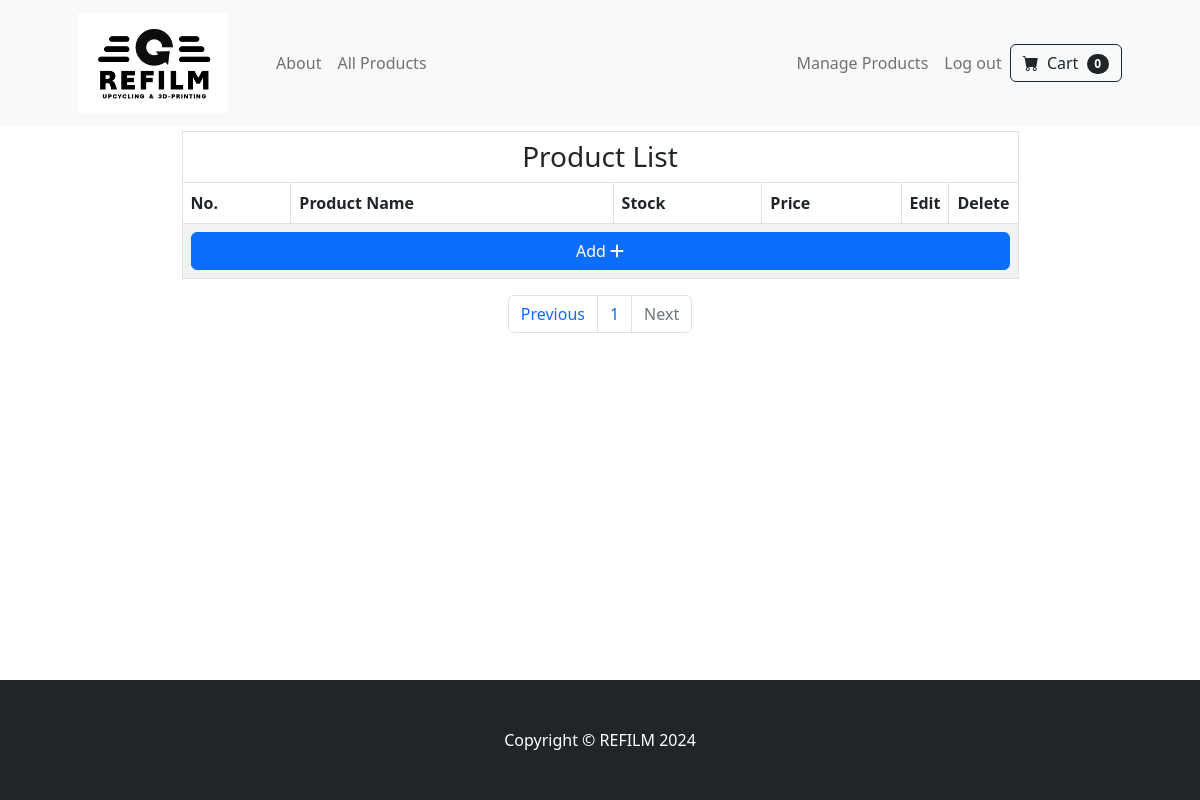
Before: /manage?page=2 (signed in) with the older database file.
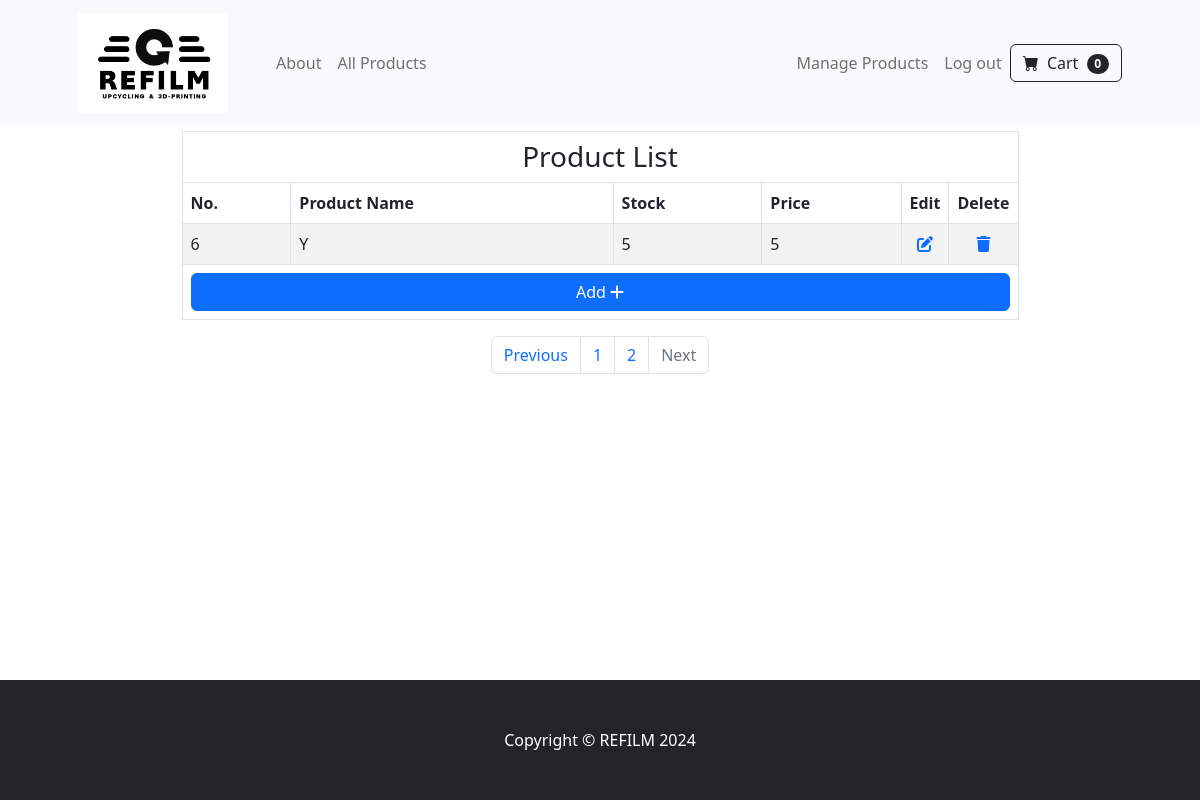
After: the same page with the newer database file.
### tables this page shows
CREATE TABLE products (id INTEGER PRIMARY KEY AUTOINCREMENT NOT NULL, productname TEXT NOT NULL, quantity INTEGER NOT NULL, price INTEGER NOT NULL);

### app.py (the view)
@app.route('/manage')
@login_required
def manage():
    page = int(request.args.get('page', 1))
    product_id = db.execute("SELECT id FROM products")
    product_name = db.execute("SELECT productname FROM products")
    quantity = db.execute("SELECT quantity FROM products")
    price = db.execute("SELECT price FROM products")
    length = len(product_id)
    products = []
    for i in range(length):
        products.append({"index": i + 1, "product_name": product_name[i]["productname"], "quantity": quantity[i]["quantity"], "price": price[i]["price"], "product_id":int(product_id[i]["id"])})
    start = (page - 1) * PER_PAGE
    end = start + PER_PAGE
    products = products[start:end]
    pagination_links = []
    total_pages = (length // PER_PAGE) + (length % PER_PAGE > 0)
    for num in range(1, total_pages + 1):
        link = url_for('manage', page=num)  # Generate URL for each page
        pagination_links.append(link)
    return render_template("manage.html", products=products, pagination_links=pagination_links, page=page)

### helpers.py (called while the page is built)
def login_required(f):
    @wraps(f)
    def decorated_function(*args, **kwargs):
        if session.get("user_id") is None:
            return redirect("/login")
        return f(*args, **kwargs)
    return decorated_function

### templates/manage.html (shortened to what this page needs)
{% extends "layout.html" %}
{% block content %}
    <div class="container">
        <table class="table table-striped table-bordered mx-auto" style="width : 75%; height:fit-content; margin-top: 5px">
            <thead>
                <tr>
                    <th colspan="6" class="text-center h3">Product List</th>
                </tr>
                <tr>
                    <th>No.</th>
                    <th>Product Name</th>
                    <th>Stock</th>
                    <th>Price</th>
                    <th style="width:5%; text-align:center">Edit</th>
                    <th style="width:5%; text-align:center">Delete</th>
                </tr>
            </thead>
            <tbody>
                {% for product in products %}
                    <tr>
                        <td>{{ product.index }}</td>
                        <td>{{ product.product_name }}</td>
                        <td>{{ product.quantity }}</td>
                        <td>{{ product.price }}</td>
                        <td style="text-align:center"><a href="edit/{{ product.product_id }}"><i class="fa-solid fa-pen-to-square"></i></a></td>
                        <td style="text-align:center"><a href="delete/{{ product.product_id }}"><i class="fa-solid fa-trash"></i></a></td>
                    </tr>
                {% endfor %}
                <tr>
                    <th colspan="6"><a href="/add" class="btn btn-primary" style="width:100%; height:100%">Add <i class="fa-solid fa-plus"></i></a>  </th>
                </tr>
            </tbody>
        </table>
        <nav aria-label="Page navigation">
            <ul class="pagination justify-content-center">
                {% if page == 1 %}
                    <li class="page-item disabled">
                        <a class="page-link">Previous</a>
                    </li>
                {% else %}
                    <li class="page-item">
                        <a class="page-link" href="{{ url_for('manage', page=page-1) }}">Previous</a>
                    </li>
                {% endif %}
                {% for link in pagination_links %}
                    <li class="page-item">
                        <a class="page-link" href="{{ link }}">{{ loop.index }}</a>
                    </li>
                {% endfor %}
                {% if page >= pagination_links|length %}
                    <li class="page-item disabled">
                        <a class="page-link">Next</a>
                    </li>
                {% else %}
                    <li class="page-item">
                        <a class="page-link" href="{{ url_for('manage', page= page + 1) }}">Next</a>
                    </li>
                {% endif %}
            </ul>
        </nav>
    </div>
{% endblock %}

### templates/layout.html (shortened to what this page needs)
<!DOCTYPE html>
<html lang="en">
    <head>
        {% block head %}
        <link href="https://cdn.jsdelivr.net/npm/bootstrap-icons@1.5.0/font/bootstrap-icons.css" rel="stylesheet" />
        <link href="../static/styles.css" rel="stylesheet" />
        {% endblock %}
    </head>
    <body>
        <nav class="navbar navbar-expand-lg navbar-light bg-light">
            <div class="container px-4 px-lg-5">
                <a class="navbar-brand" href="/">
                    <img src="../static/company_logo.png" width="150" height="100">
                </a>
                <div class="collapse navbar-collapse" id="navbarSupportedContent">
                    <ul class="navbar-nav me-auto mb-2 mb-lg-0 ms-lg-4">
                        <li class="nav-item"><a class="nav-link" href="/about">About</a></li>
                        <li class="nav-item"><a class="nav-link" href="/products">All Products</a></li>
                    </ul>
                    {% if session["user_id"] %}
                        <ul class="navbar-nav ml-auto mb-2 mb-lg-0 ms-lg-4">
                            {% if session["user_id"] == 3 %}
                                <li class="nav-item"><a class="nav-link" href="/manage">Manage Products</a></li>
                            {% endif %}
                            <li class="nav-item"><a class="nav-link" href="/logout">Log out</a></li>
                        </ul>
                        <form class="d-flex" action="/cart" method="get">
                            <button class="btn btn-outline-dark" type="submit">
                                <i class="bi-cart-fill me-1"></i>
                                Cart
                                <span class="badge bg-dark text-white ms-1 rounded-pill">0</span>
                            </button>
                        </form>
                    {% endif %}
                </div>
            </div>
        </nav>
        {% block content %}{% endblock %}
        <footer class="py-5 bg-dark">
            <div class="container"><p class="m-0 text-center text-white">Copyright &copy; REFILM 2024</p></div>
        </footer>
    </body>
</html>

Changed rows visible on the page:
added products: index "6", product_name "Y", quantity "5", price "5"
Other visible differences:
new list line: "2"
